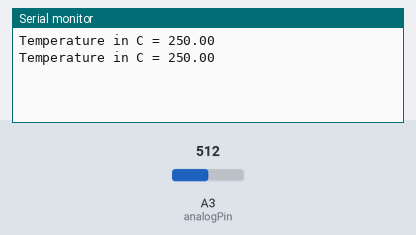
Bench run of a sketch on a simulated Arduino Uno, built with avr-gcc and run on an emulated ATmega328P. Shown: the last lines printed to the serial monitor. The inputs (shaded band) are chosen by the test bench; at power-on: A3 (analogPin) = 512.

Above: at 1.8 s.
1.9 s: A3 (analogPin) set to 716
At 2.8 s:
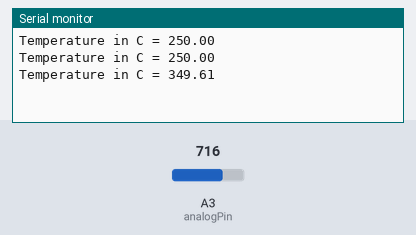
3.4 s: A3 (analogPin) set to 900
At 4.7 s:
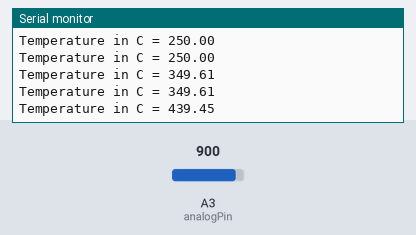
Timing chart, 0 to 6.4 s (numbered marks = the images above; inputs shaded):
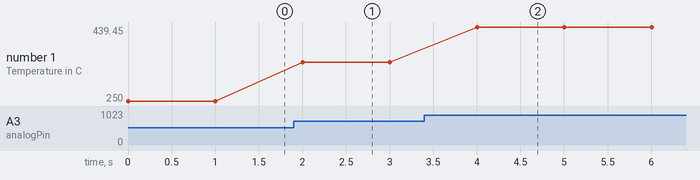

Measured:
- after the input at 1.9 s, the serial monitor: prints a new line after 0.10 s (image 1)
- after the input at 3.4 s, the serial monitor: prints a new line after 0.60 s (image 2)
- plotted number 1: 250 → 349.61 after the input at 1.9 s, 349.61 → 439.45 after the input at 3.4 s

The sketch:

TempSensor.ino
```cpp
int analogPin=3;
void setup() {
  pinMode(analogPin,INPUT);
  Serial.begin(9600);

}

void loop() {
 int value=analogRead(analogPin);
 float mV_value=((float)value*5000)/1024;
 float temp_in_c=(mV_value)/10;
 Serial.print("Temperature in C = ");
 Serial.println(temp_in_c);
 delay(1000);

}
```
